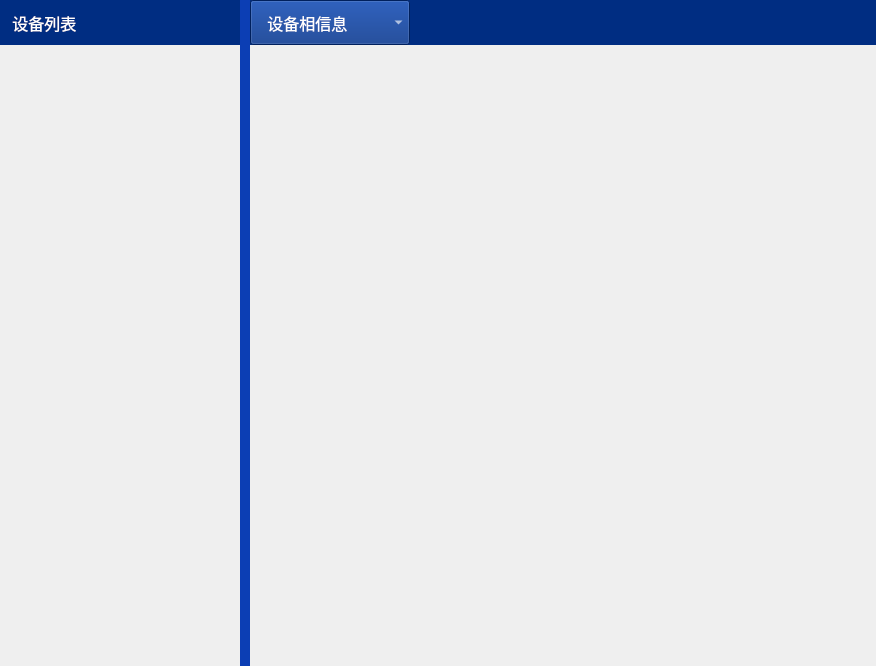
<?xml version="1.0" encoding="UTF-8"?>
<ui version="4.0">
 <class>Pdu_MainWid</class>
 <widget class="QWidget" name="Pdu_MainWid">
  <property name="geometry">
   <rect>
    <x>0</x>
    <y>0</y>
    <width>876</width>
    <height>666</height>
   </rect>
  </property>
  <property name="windowTitle">
   <string>Form</string>
  </property>
  <layout class="QHBoxLayout" name="horizontalLayout_2">
   <property name="spacing">
    <number>0</number>
   </property>
   <property name="leftMargin">
    <number>0</number>
   </property>
   <property name="topMargin">
    <number>0</number>
   </property>
   <property name="rightMargin">
    <number>0</number>
   </property>
   <property name="bottomMargin">
    <number>0</number>
   </property>
   <item>
    <layout class="QVBoxLayout" name="verticalLayout" stretch="1,18">
     <property name="spacing">
      <number>15</number>
     </property>
     <property name="leftMargin">
      <number>0</number>
     </property>
     <property name="rightMargin">
      <number>0</number>
     </property>
     <property name="bottomMargin">
      <number>10</number>
     </property>
     <item>
      <widget class="QLabel" name="label">
       <property name="minimumSize">
        <size>
         <width>0</width>
         <height>45</height>
        </size>
       </property>
       <property name="maximumSize">
        <size>
         <width>16777215</width>
         <height>45</height>
        </size>
       </property>
       <property name="font">
        <font>
         <family>微软雅黑</family>
         <pointsize>12</pointsize>
        </font>
       </property>
       <property name="styleSheet">
        <string notr="true">color: rgb(255, 255, 255);
background-color: rgb(0,45,130);</string>
       </property>
       <property name="text">
        <string>   设备列表</string>
       </property>
      </widget>
     </item>
     <item>
      <widget class="QWidget" name="listWid" native="true">
       <property name="minimumSize">
        <size>
         <width>240</width>
         <height>0</height>
        </size>
       </property>
       <property name="maximumSize">
        <size>
         <width>240</width>
         <height>16777215</height>
        </size>
       </property>
      </widget>
     </item>
    </layout>
   </item>
   <item>
    <widget class="QWidget" name="widget_2" native="true">
     <property name="minimumSize">
      <size>
       <width>10</width>
       <height>0</height>
      </size>
     </property>
     <property name="maximumSize">
      <size>
       <width>10</width>
       <height>16777215</height>
      </size>
     </property>
     <property name="styleSheet">
      <string notr="true">background-color: rgb(12,62,180);</string>
     </property>
    </widget>
   </item>
   <item>
    <layout class="QVBoxLayout" name="verticalLayout_2" stretch="1,18">
     <item>
      <widget class="QWidget" name="widget" native="true">
       <property name="styleSheet">
        <string notr="true">background-color: rgb(0,45,130);</string>
       </property>
       <layout class="QHBoxLayout" name="horizontalLayout">
        <property name="spacing">
         <number>0</number>
        </property>
        <property name="leftMargin">
         <number>0</number>
        </property>
        <property name="topMargin">
         <number>0</number>
        </property>
        <property name="rightMargin">
         <number>0</number>
        </property>
        <property name="bottomMargin">
         <number>0</number>
        </property>
        <item>
         <widget class="QComboBox" name="comboBox">
          <property name="sizePolicy">
           <sizepolicy hsizetype="Fixed" vsizetype="Fixed">
            <horstretch>0</horstretch>
            <verstretch>0</verstretch>
           </sizepolicy>
          </property>
          <property name="minimumSize">
           <size>
            <width>140</width>
            <height>45</height>
           </size>
          </property>
          <property name="maximumSize">
           <size>
            <width>160</width>
            <height>45</height>
           </size>
          </property>
          <property name="font">
           <font>
            <family>微软雅黑</family>
            <pointsize>12</pointsize>
           </font>
          </property>
          <property name="styleSheet">
           <string notr="true">color: rgb(255, 255, 255);</string>
          </property>
          <item>
           <property name="text">
            <string>   设备相信息</string>
           </property>
          </item>
          <item>
           <property name="text">
            <string>   输出位状态</string>
           </property>
          </item>
          <item>
           <property name="text">
            <string>   环境状态</string>
           </property>
          </item>
          <item>
           <property name="text">
            <string>   设备设置</string>
           </property>
          </item>
         </widget>
        </item>
        <item>
         <widget class="QWidget" name="widget_3" native="true">
          <property name="minimumSize">
           <size>
            <width>0</width>
            <height>45</height>
           </size>
          </property>
          <property name="maximumSize">
           <size>
            <width>16777215</width>
            <height>45</height>
           </size>
          </property>
          <property name="styleSheet">
           <string notr="true">background-color: rgb(0,45,130);</string>
          </property>
         </widget>
        </item>
       </layout>
      </widget>
     </item>
     <item>
      <widget class="QStackedWidget" name="stackedWid"/>
     </item>
    </layout>
   </item>
  </layout>
 </widget>
 <resources/>
 <connections/>
</ui>
